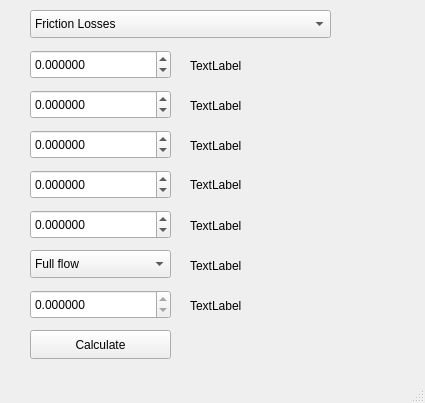
<?xml version="1.0" encoding="UTF-8"?>
<ui version="4.0">
 <class>MainWindow</class>
 <widget class="QMainWindow" name="MainWindow">
  <property name="geometry">
   <rect>
    <x>0</x>
    <y>0</y>
    <width>425</width>
    <height>403</height>
   </rect>
  </property>
  <property name="windowTitle">
   <string>MainWindow</string>
  </property>
  <widget class="QWidget" name="centralwidget">
   <widget class="QComboBox" name="comboBoxEnergyLosses">
    <property name="geometry">
     <rect>
      <x>30</x>
      <y>10</y>
      <width>301</width>
      <height>28</height>
     </rect>
    </property>
    <item>
     <property name="text">
      <string>Friction Losses</string>
     </property>
    </item>
    <item>
     <property name="text">
      <string>Exit Losses</string>
     </property>
    </item>
    <item>
     <property name="text">
      <string>Bend Losses</string>
     </property>
    </item>
   </widget>
   <widget class="QDoubleSpinBox" name="doubleSpinBox_0">
    <property name="geometry">
     <rect>
      <x>30</x>
      <y>50</y>
      <width>141</width>
      <height>29</height>
     </rect>
    </property>
    <property name="decimals">
     <number>6</number>
    </property>
    <property name="minimum">
     <double>-1000000.000000000000000</double>
    </property>
    <property name="maximum">
     <double>1000000.000000000000000</double>
    </property>
   </widget>
   <widget class="QDoubleSpinBox" name="doubleSpinBox_1">
    <property name="geometry">
     <rect>
      <x>30</x>
      <y>90</y>
      <width>141</width>
      <height>29</height>
     </rect>
    </property>
    <property name="decimals">
     <number>6</number>
    </property>
    <property name="minimum">
     <double>-1000000.000000000000000</double>
    </property>
    <property name="maximum">
     <double>1000000.000000000000000</double>
    </property>
   </widget>
   <widget class="QDoubleSpinBox" name="doubleSpinBox_2">
    <property name="geometry">
     <rect>
      <x>30</x>
      <y>130</y>
      <width>141</width>
      <height>29</height>
     </rect>
    </property>
    <property name="decimals">
     <number>6</number>
    </property>
    <property name="minimum">
     <double>-1000000.000000000000000</double>
    </property>
    <property name="maximum">
     <double>1000000.000000000000000</double>
    </property>
   </widget>
   <widget class="QDoubleSpinBox" name="doubleSpinBox_3">
    <property name="geometry">
     <rect>
      <x>30</x>
      <y>170</y>
      <width>141</width>
      <height>29</height>
     </rect>
    </property>
    <property name="decimals">
     <number>6</number>
    </property>
    <property name="minimum">
     <double>-1000000.000000000000000</double>
    </property>
    <property name="maximum">
     <double>1000000.000000000000000</double>
    </property>
   </widget>
   <widget class="QLabel" name="label_3">
    <property name="geometry">
     <rect>
      <x>190</x>
      <y>169</y>
      <width>201</width>
      <height>31</height>
     </rect>
    </property>
    <property name="text">
     <string>TextLabel</string>
    </property>
   </widget>
   <widget class="QLabel" name="label_2">
    <property name="geometry">
     <rect>
      <x>190</x>
      <y>130</y>
      <width>201</width>
      <height>31</height>
     </rect>
    </property>
    <property name="text">
     <string>TextLabel</string>
    </property>
   </widget>
   <widget class="QLabel" name="label_1">
    <property name="geometry">
     <rect>
      <x>190</x>
      <y>90</y>
      <width>201</width>
      <height>31</height>
     </rect>
    </property>
    <property name="text">
     <string>TextLabel</string>
    </property>
   </widget>
   <widget class="QLabel" name="label_0">
    <property name="geometry">
     <rect>
      <x>190</x>
      <y>50</y>
      <width>201</width>
      <height>31</height>
     </rect>
    </property>
    <property name="text">
     <string>TextLabel</string>
    </property>
   </widget>
   <widget class="QLabel" name="label_4">
    <property name="geometry">
     <rect>
      <x>190</x>
      <y>210</y>
      <width>201</width>
      <height>31</height>
     </rect>
    </property>
    <property name="text">
     <string>TextLabel</string>
    </property>
   </widget>
   <widget class="QDoubleSpinBox" name="doubleSpinBox_4">
    <property name="geometry">
     <rect>
      <x>30</x>
      <y>210</y>
      <width>141</width>
      <height>29</height>
     </rect>
    </property>
    <property name="readOnly">
     <bool>false</bool>
    </property>
    <property name="decimals">
     <number>6</number>
    </property>
    <property name="minimum">
     <double>-1000000.000000000000000</double>
    </property>
    <property name="maximum">
     <double>1000000.000000000000000</double>
    </property>
   </widget>
   <widget class="QPushButton" name="pushButtonCalc">
    <property name="geometry">
     <rect>
      <x>30</x>
      <y>330</y>
      <width>141</width>
      <height>29</height>
     </rect>
    </property>
    <property name="text">
     <string>Calculate</string>
    </property>
   </widget>
   <widget class="QDoubleSpinBox" name="doubleSpinBox_5">
    <property name="geometry">
     <rect>
      <x>30</x>
      <y>290</y>
      <width>141</width>
      <height>29</height>
     </rect>
    </property>
    <property name="readOnly">
     <bool>true</bool>
    </property>
    <property name="decimals">
     <number>6</number>
    </property>
    <property name="minimum">
     <double>-1000000.000000000000000</double>
    </property>
    <property name="maximum">
     <double>1000000.000000000000000</double>
    </property>
   </widget>
   <widget class="QLabel" name="label_5">
    <property name="geometry">
     <rect>
      <x>190</x>
      <y>290</y>
      <width>201</width>
      <height>31</height>
     </rect>
    </property>
    <property name="text">
     <string>TextLabel</string>
    </property>
   </widget>
   <widget class="QComboBox" name="comboBoxFlow">
    <property name="geometry">
     <rect>
      <x>30</x>
      <y>250</y>
      <width>141</width>
      <height>28</height>
     </rect>
    </property>
    <item>
     <property name="text">
      <string>Full flow</string>
     </property>
    </item>
    <item>
     <property name="text">
      <string>Part full flow</string>
     </property>
    </item>
   </widget>
   <widget class="QLabel" name="label_6">
    <property name="geometry">
     <rect>
      <x>190</x>
      <y>250</y>
      <width>201</width>
      <height>31</height>
     </rect>
    </property>
    <property name="text">
     <string>TextLabel</string>
    </property>
   </widget>
  </widget>
  <widget class="QStatusBar" name="statusbar"/>
 </widget>
 <resources/>
 <connections/>
</ui>
